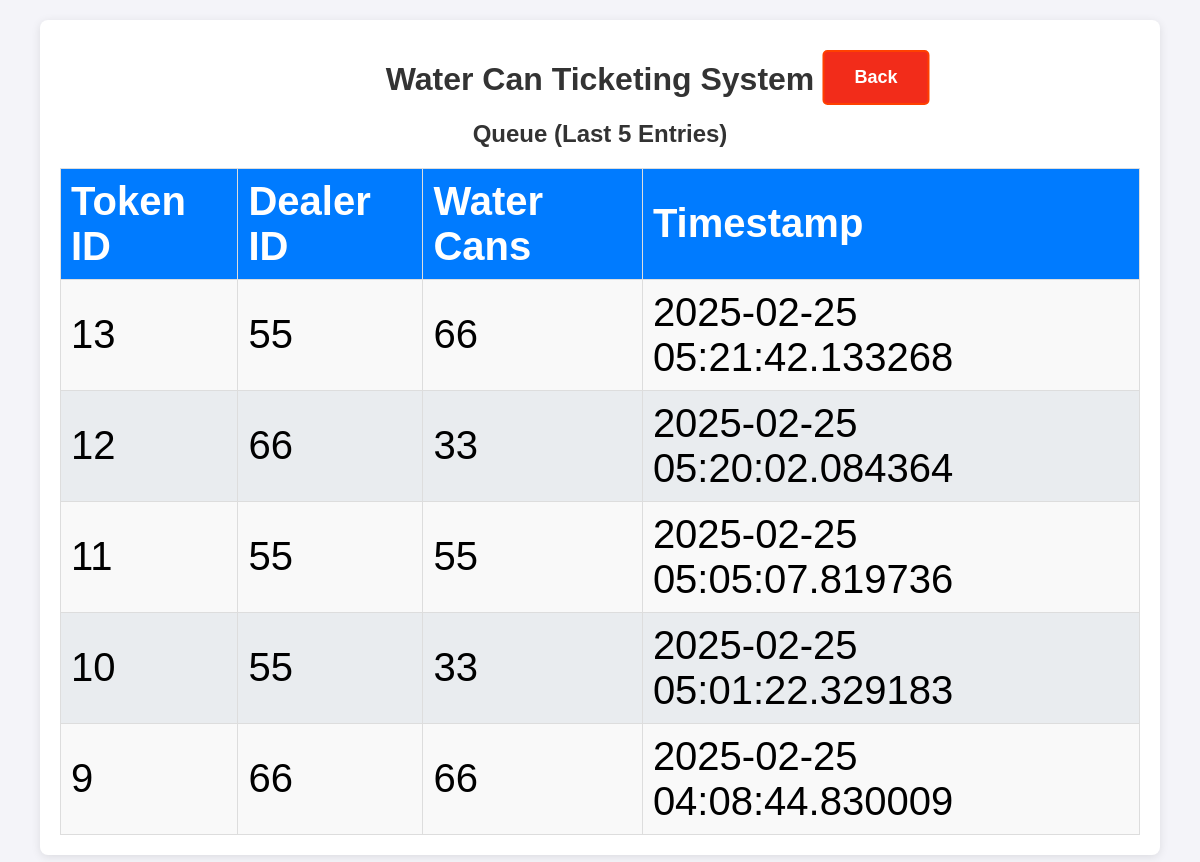
Page /dashboard on the earlier database version.
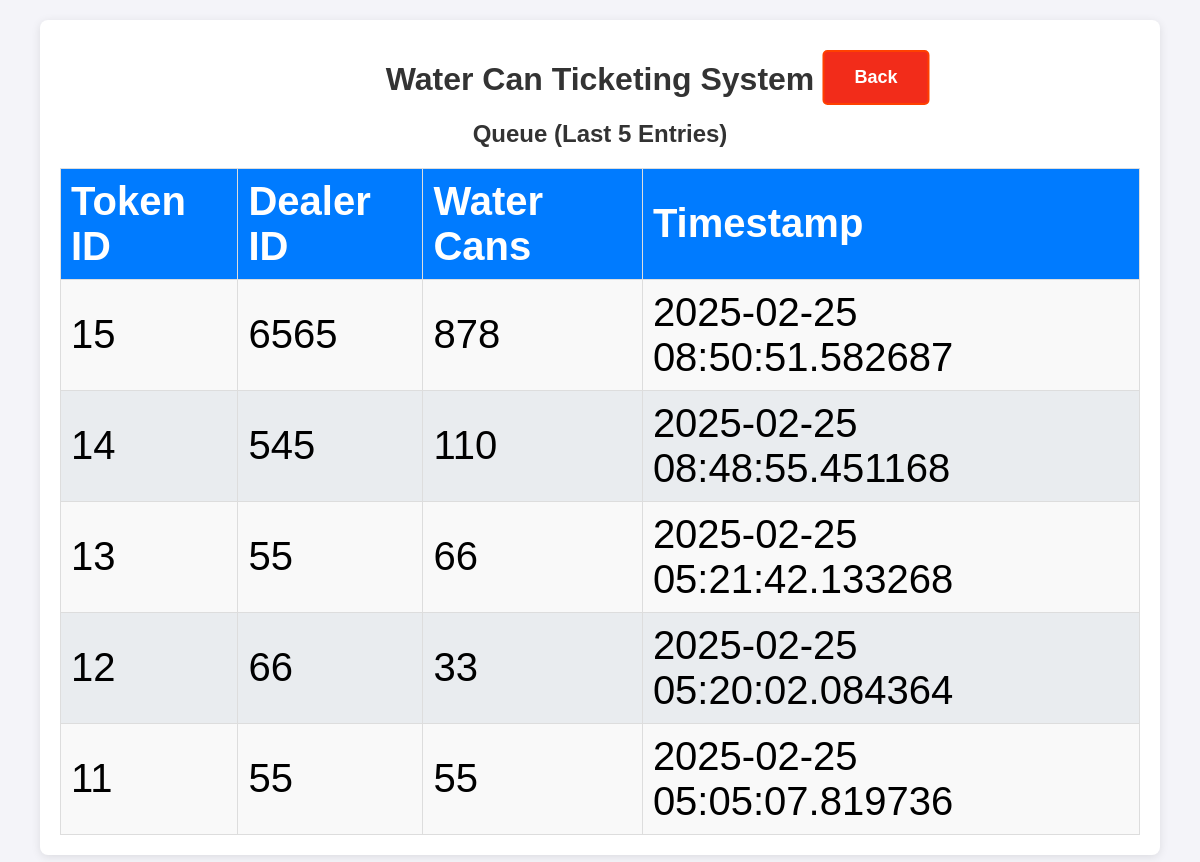
Same page on the later database version.
### app.py (models this page shows, shortened)
class Dealer(db.Model):
    id = db.Column(db.Integer, primary_key=True)
    dealer_id = db.Column(db.String(100), nullable=False)
    water_can_count = db.Column(db.Integer, nullable=False)
    timestamp = db.Column(db.DateTime, default=datetime.now)
    token_id = db.Column(db.Integer, nullable=False)  # Daily resetting token ID

### app.py (the view)
@app.route('/dashboard')
def dashboard():
    dealer_queue = Dealer.query.order_by(Dealer.timestamp.desc()).limit(5).all()
    return render_template('dashboard.html', queue=dealer_queue)

### templates/dashboard.html (shortened to what this page needs)
<!DOCTYPE html>
<html lang="en">
<head>
    <link rel="stylesheet" href="/static/styles.css">
</head>
<body class="dashboard">
    <div class="container">
        <h1>Water Can Ticketing System</h1>
        <h2>Queue (Last 5 Entries)</h2>
        <table>
            <thead>
                <tr>
                    <th>Token ID</th>
                    <th>Dealer ID</th>
                    <th>Water Cans</th>
                    <th>Timestamp</th>
                </tr>
            </thead>
            <tbody>
                {% for entry in queue %}
                <tr>
                    <td>{{ entry.token_id }}</td>
                    <td>{{ entry.dealer_id }}</td>
                    <td>{{ entry.water_can_count }}</td>
                    <td>{{ entry.timestamp }}</td>
                </tr>
                {% endfor %}
            </tbody>
        </table>
    </div>
    <a href="/" class="back">Back</a>
</body>
</html>

Differences in the rows shown:
no longer on this page (row unchanged): Dealer: token_id "10", dealer_id "55", water_can_count "33", timestamp "2025-02-25 05:01:22.329183"
no longer on this page (row unchanged): Dealer: token_id "9", dealer_id "66", water_can_count "66", timestamp "2025-02-25 04:08:44.830009"
added Dealer: token_id "15", dealer_id "6565", water_can_count "878", timestamp "2025-02-25 08:50:51.582687"
added Dealer: token_id "14", dealer_id "545", water_can_count "110", timestamp "2025-02-25 08:48:55.451168"
